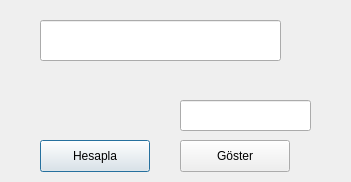
<?xml version="1.0" encoding="UTF-8"?>
<ui version="4.0">
 <class>Dialog</class>
 <widget class="QDialog" name="Dialog">
  <property name="geometry">
   <rect>
    <x>0</x>
    <y>0</y>
    <width>351</width>
    <height>182</height>
   </rect>
  </property>
  <property name="windowTitle">
   <string>Dialog</string>
  </property>
  <widget class="QLineEdit" name="lineEdit">
   <property name="geometry">
    <rect>
     <x>40</x>
     <y>20</y>
     <width>241</width>
     <height>41</height>
    </rect>
   </property>
  </widget>
  <widget class="QLineEdit" name="lineEdit_2">
   <property name="geometry">
    <rect>
     <x>180</x>
     <y>100</y>
     <width>131</width>
     <height>31</height>
    </rect>
   </property>
  </widget>
  <widget class="QPushButton" name="pushButton">
   <property name="geometry">
    <rect>
     <x>40</x>
     <y>140</y>
     <width>110</width>
     <height>32</height>
    </rect>
   </property>
   <property name="text">
    <string>Hesapla</string>
   </property>
  </widget>
  <widget class="QPushButton" name="pushButton_2">
   <property name="geometry">
    <rect>
     <x>180</x>
     <y>140</y>
     <width>110</width>
     <height>32</height>
    </rect>
   </property>
   <property name="text">
    <string>Göster</string>
   </property>
  </widget>
 </widget>
 <resources/>
 <connections/>
</ui>
